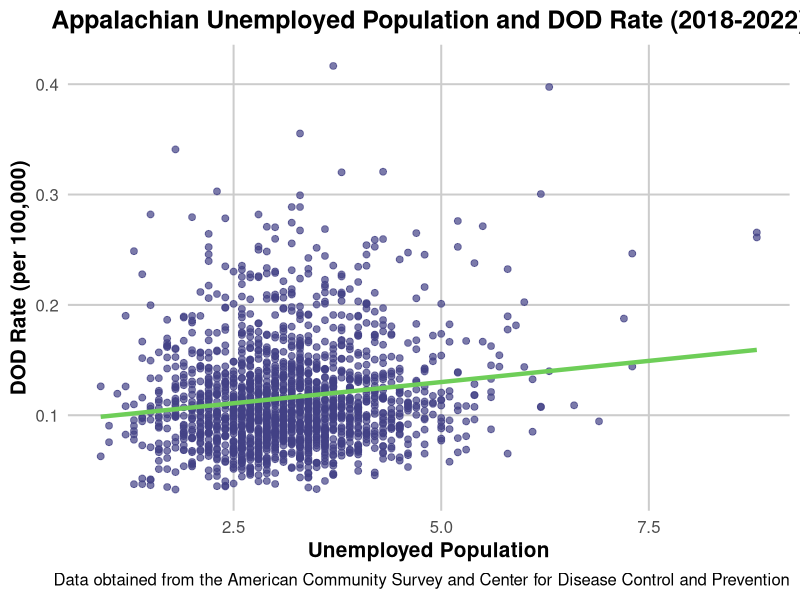

Generate this figure with R:
# Load necessary libraries
library(dplyr)
library(ggplot2)
library(viridis)
library(here)

appalachia_2018_2022 = read.csv(here("Data/merged_data", "appalachia_2018_2022.csv"), sep = ",", header = TRUE)


# Ensure the dataset is clean and filter the necessary columns
corr_data <- appalachia_2018_2022 %>%
  mutate(
    unemployed_pop = as.numeric(as.character(unemployed_pop_pe)),
    DOD_death_rate = (as.numeric(as.character(DOD_death_rate))*100)
  ) %>%
  select(unemployed_pop_pe, DOD_death_rate)

# Remove rows with NA values
corr_data <- na.omit(corr_data)

# Create a scatterplot with a regression line using viridis color palette
ggplot(corr_data, aes(x = unemployed_pop_pe, y = DOD_death_rate)) +
  geom_point(color = viridis(256)[50], size = 2, alpha = 0.7) +  # Use a consistent viridis color for points with transparency
  geom_smooth(method = "lm", color = viridis(256)[200], size = 1.5, se = FALSE) +  # Add a prominent regression line
  labs(title = "Appalachian Unemployed Population and DOD Rate (2018-2022)",
       x = "Unemployed Population",
       y = "DOD Rate (per 100,000)",
       caption = "Data obtained from the American Community Survey and Center for Disease Control and Prevention") +
  theme_minimal(base_size = 15) +
  theme(
    plot.title = element_text(hjust = 0.5, face = "bold"),
    axis.title = element_text(face = "bold"),
    panel.grid.major = element_line(color = "grey80"),
    panel.grid.minor = element_blank(),
    legend.position = "none"  # Remove the legend
  )